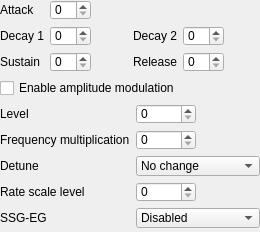
<?xml version="1.0" encoding="UTF-8"?>
<ui version="4.0">
 <class>OperatorEditor</class>
 <widget class="QWidget" name="OperatorEditor">
  <property name="geometry">
   <rect>
    <x>0</x>
    <y>0</y>
    <width>260</width>
    <height>232</height>
   </rect>
  </property>
  <property name="windowTitle">
   <string notr="true">Operator</string>
  </property>
  <layout class="QVBoxLayout" name="verticalLayout">
   <property name="leftMargin">
    <number>0</number>
   </property>
   <property name="topMargin">
    <number>0</number>
   </property>
   <property name="rightMargin">
    <number>0</number>
   </property>
   <property name="bottomMargin">
    <number>0</number>
   </property>
   <item>
    <layout class="QGridLayout" name="gridLayout_4">
     <item row="0" column="1">
      <widget class="QSpinBox" name="op_attack">
       <property name="sizePolicy">
        <sizepolicy hsizetype="Preferred" vsizetype="Fixed">
         <horstretch>0</horstretch>
         <verstretch>0</verstretch>
        </sizepolicy>
       </property>
       <property name="maximumSize">
        <size>
         <width>60</width>
         <height>20</height>
        </size>
       </property>
       <property name="toolTip">
        <string>&lt;html&gt;&lt;head/&gt;&lt;body&gt;&lt;p&gt;&lt;span style=&quot; font-weight:600;&quot;&gt;Attack Rate.&lt;/span&gt;&lt;/p&gt;&lt;p&gt;Determines the rising time for the sound. The higher the value, the faster the attack.&lt;/p&gt;&lt;p&gt;Range from 0 to 31.&lt;/p&gt;&lt;/body&gt;&lt;/html&gt;</string>
       </property>
       <property name="maximum">
        <number>31</number>
       </property>
      </widget>
     </item>
     <item row="1" column="1">
      <widget class="QSpinBox" name="op_decay1">
       <property name="sizePolicy">
        <sizepolicy hsizetype="Preferred" vsizetype="Fixed">
         <horstretch>0</horstretch>
         <verstretch>0</verstretch>
        </sizepolicy>
       </property>
       <property name="maximumSize">
        <size>
         <width>60</width>
         <height>20</height>
        </size>
       </property>
       <property name="toolTip">
        <string>&lt;html&gt;&lt;head/&gt;&lt;body&gt;&lt;p&gt;&lt;span style=&quot; font-weight:600;&quot;&gt;First Decay Rate.&lt;/span&gt;&lt;/p&gt;&lt;p&gt;Determines the diminishing time for the sound. The higher the value, the shorter the decay.&lt;/p&gt;&lt;p&gt;It's the initial steep amplitude decay rate.</string>
       </property>
       <property name="maximum">
        <number>31</number>
       </property>
      </widget>
     </item>
     <item row="2" column="4">
      <widget class="QSpinBox" name="op_release">
       <property name="sizePolicy">
        <sizepolicy hsizetype="Preferred" vsizetype="Fixed">
         <horstretch>0</horstretch>
         <verstretch>0</verstretch>
        </sizepolicy>
       </property>
       <property name="maximumSize">
        <size>
         <width>60</width>
         <height>20</height>
        </size>
       </property>
       <property name="toolTip">
        <string>&lt;html&gt;&lt;head/&gt;&lt;body&gt;&lt;p&gt;&lt;span style=&quot; font-weight:600;&quot;&gt;Release Rate.&lt;/span&gt;&lt;/p&gt;&lt;p&gt;Determines the rate at which the sound disappears after KEY-OFF. The higher the value, the shorter the release.&lt;/p&gt;&lt;/body&gt;&lt;/html&gt;</string>
       </property>
       <property name="maximum">
        <number>15</number>
       </property>
      </widget>
     </item>
     <item row="2" column="0">
      <widget class="QLabel" name="label_5">
       <property name="toolTip">
        <string>&lt;html&gt;&lt;head/&gt;&lt;body&gt;&lt;p&gt;&lt;span style=&quot; font-weight:600;&quot;&gt;Sustain Level.&lt;/span&gt;&lt;/p&gt;&lt;p&gt;Determines the point at which the sound ceases to decay and changes to a sound having a constant level. The sustain level is expressed as a fraction of the maximum level. 0 is the softest and 15 is the loudest sustain level. Note that has Sustain flag must be set for this to have an effect.&lt;/p&gt;&lt;/body&gt;&lt;/html&gt;</string>
       </property>
       <property name="text">
        <string>Sustain</string>
       </property>
      </widget>
     </item>
     <item row="2" column="3">
      <widget class="QLabel" name="label_6">
       <property name="toolTip">
        <string>&lt;html&gt;&lt;head/&gt;&lt;body&gt;&lt;p&gt;&lt;span style=&quot; font-weight:600;&quot;&gt;Release Rate.&lt;/span&gt;&lt;/p&gt;&lt;p&gt;Determines the rate at which the sound disappears after KEY-OFF. The higher the value, the shorter the release.&lt;/p&gt;&lt;/body&gt;&lt;/html&gt;</string>
       </property>
       <property name="text">
        <string>Release</string>
       </property>
      </widget>
     </item>
     <item row="1" column="4">
      <widget class="QSpinBox" name="op_decay2">
       <property name="sizePolicy">
        <sizepolicy hsizetype="Preferred" vsizetype="Fixed">
         <horstretch>0</horstretch>
         <verstretch>0</verstretch>
        </sizepolicy>
       </property>
       <property name="maximumSize">
        <size>
         <width>60</width>
         <height>20</height>
        </size>
       </property>
       <property name="toolTip">
        <string>&lt;html&gt;&lt;head/&gt;&lt;body&gt;&lt;p&gt;&lt;span style=&quot; font-weight:600;&quot;&gt;Secondary Decay Rate.&lt;/span&gt;&lt;/p&gt;&lt;p&gt;Determines the diminishing time for the sound. The higher the value, the shorter the decay.&lt;/p&gt;&lt;p&gt;This is the long tail off of the sound that continues as long as the key is depressed.</string>
       </property>
       <property name="maximum">
        <number>31</number>
       </property>
      </widget>
     </item>
     <item row="1" column="3">
      <widget class="QLabel" name="label_9">
       <property name="toolTip">
        <string>&lt;html&gt;&lt;head/&gt;&lt;body&gt;&lt;p&gt;&lt;span style=&quot; font-weight:600;&quot;&gt;Secondary Decay Rate.&lt;/span&gt;&lt;/p&gt;&lt;p&gt;Determines the diminishing time for the sound. The higher the value, the shorter the decay.&lt;/p&gt;&lt;p&gt;This is the long tail off of the sound that continues as long as the key is depressed.</string>
       </property>
       <property name="text">
        <string>Decay 2</string>
       </property>
      </widget>
     </item>
     <item row="2" column="1">
      <widget class="QSpinBox" name="op_sustain">
       <property name="sizePolicy">
        <sizepolicy hsizetype="Preferred" vsizetype="Fixed">
         <horstretch>0</horstretch>
         <verstretch>0</verstretch>
        </sizepolicy>
       </property>
       <property name="maximumSize">
        <size>
         <width>60</width>
         <height>20</height>
        </size>
       </property>
       <property name="toolTip">
        <string>&lt;html&gt;&lt;head/&gt;&lt;body&gt;&lt;p&gt;&lt;span style=&quot; font-weight:600;&quot;&gt;Sustain Level.&lt;/span&gt;&lt;/p&gt;&lt;p&gt;Determines the point at which the sound ceases to decay and changes to a sound having a constant level. The sustain level is expressed as a fraction of the maximum level. 0 is the softest and 15 is the loudest sustain level. Note that has Sustain flag must be set for this to have an effect.&lt;/p&gt;&lt;/body&gt;&lt;/html&gt;</string>
       </property>
       <property name="maximum">
        <number>15</number>
       </property>
      </widget>
     </item>
     <item row="0" column="2" rowspan="3">
      <spacer name="horizontalSpacer_10">
       <property name="orientation">
        <enum>Qt::Horizontal</enum>
       </property>
       <property name="sizeHint" stdset="0">
        <size>
         <width>10</width>
         <height>20</height>
        </size>
       </property>
      </spacer>
     </item>
     <item row="1" column="0">
      <widget class="QLabel" name="label_7">
       <property name="toolTip">
        <string>&lt;html&gt;&lt;head/&gt;&lt;body&gt;&lt;p&gt;&lt;span style=&quot; font-weight:600;&quot;&gt;First Decay Rate.&lt;/span&gt;&lt;/p&gt;&lt;p&gt;Determines the diminishing time for the sound. The higher the value, the shorter the decay.&lt;/p&gt;&lt;p&gt;It's the initial steep amplitude decay rate.</string>
       </property>
       <property name="text">
        <string>Decay 1</string>
       </property>
      </widget>
     </item>
     <item row="0" column="0">
      <widget class="QLabel" name="label_10">
       <property name="toolTip">
        <string>&lt;html&gt;&lt;head/&gt;&lt;body&gt;&lt;p&gt;&lt;span style=&quot; font-weight:600;&quot;&gt;Attack Rate.&lt;/span&gt;&lt;/p&gt;&lt;p&gt;Determines the rising time for the sound. The higher the value, the faster the attack.&lt;/p&gt;&lt;p&gt;Range from 0 to 31.&lt;/p&gt;&lt;/body&gt;&lt;/html&gt;</string>
       </property>
       <property name="text">
        <string>Attack</string>
       </property>
      </widget>
     </item>
     <item row="0" column="5" rowspan="3">
      <spacer name="horizontalSpacer_11">
       <property name="orientation">
        <enum>Qt::Horizontal</enum>
       </property>
       <property name="sizeHint" stdset="0">
        <size>
         <width>10</width>
         <height>20</height>
        </size>
       </property>
      </spacer>
     </item>
    </layout>
   </item>
   <item>
    <widget class="QCheckBox" name="op_am">
     <property name="sizePolicy">
      <sizepolicy hsizetype="Preferred" vsizetype="Fixed">
       <horstretch>0</horstretch>
       <verstretch>0</verstretch>
      </sizepolicy>
     </property>
     <property name="maximumSize">
      <size>
       <width>16777215</width>
       <height>20</height>
      </size>
     </property>
     <property name="toolTip">
      <string>&lt;html&gt;&lt;head/&gt;&lt;body&gt;&lt;p&gt;&lt;span style=&quot; font-weight:600;&quot;&gt;Enable affecting by LFO&lt;/span&gt;&lt;/p&gt;&lt;p&gt;Make this operator be affected by LFO.&lt;/p&gt;&lt;/body&gt;&lt;/html&gt;</string>
     </property>
     <property name="text">
      <string>Enable amplitude modulation</string>
     </property>
    </widget>
   </item>
   <item>
    <layout class="QFormLayout" name="formLayout">
     <item row="0" column="0">
      <widget class="QLabel" name="label_28">
       <property name="toolTip">
        <string>&lt;html&gt;&lt;head/&gt;&lt;body&gt;&lt;p&gt;&lt;span style=&quot; font-weight:600;&quot;&gt;Total Level&lt;/span&gt;&lt;/p&gt;&lt;p&gt;TL (total level) represents the envelope’s highest amplitude, with 0 being the largest and 127 (decimal) the smallest. A change of one unit is about 0.75 dB.&lt;/p&gt;&lt;p&gt;Attenuates the operator output level. &lt;span style=&quot; font-weight:600;&quot;&gt;0&lt;/span&gt; is the loudest, &lt;span style=&quot; font-weight:600;&quot;&gt;127&lt;/span&gt; is the softest. In dependence on algorithm, varying the output level of any operator varies the volume of its corresponding channel. In FM synthesis, varying the output level of the carrier varies the volume of the channel. Varying the output of the modulator will change the frequency spectrum produced by the carrier.&lt;/p&gt;&lt;/body&gt;&lt;/html&gt;</string>
       </property>
       <property name="text">
        <string>Level</string>
       </property>
      </widget>
     </item>
     <item row="0" column="1">
      <widget class="QSpinBox" name="op_level">
       <property name="sizePolicy">
        <sizepolicy hsizetype="Preferred" vsizetype="Fixed">
         <horstretch>0</horstretch>
         <verstretch>0</verstretch>
        </sizepolicy>
       </property>
       <property name="maximumSize">
        <size>
         <width>60</width>
         <height>20</height>
        </size>
       </property>
       <property name="toolTip">
        <string>&lt;html&gt;&lt;head/&gt;&lt;body&gt;&lt;p&gt;&lt;span style=&quot; font-weight:600;&quot;&gt;Total Level&lt;/span&gt;&lt;/p&gt;&lt;p&gt;TL (total level) represents the envelope’s highest amplitude, with 0 being the largest and 127 (decimal) the smallest. A change of one unit is about 0.75 dB.&lt;/p&gt;&lt;p&gt;Attenuates the operator output level. &lt;span style=&quot; font-weight:600;&quot;&gt;0&lt;/span&gt; is the loudest, &lt;span style=&quot; font-weight:600;&quot;&gt;127&lt;/span&gt; is the softest. In dependence on algorithm, varying the output level of any operator varies the volume of its corresponding channel. In FM synthesis, varying the output level of the carrier varies the volume of the channel. Varying the output of the modulator will change the frequency spectrum produced by the carrier.&lt;/p&gt;&lt;/body&gt;&lt;/html&gt;</string>
       </property>
       <property name="maximum">
        <number>127</number>
       </property>
      </widget>
     </item>
     <item row="1" column="0">
      <widget class="QLabel" name="label_11">
       <property name="toolTip">
        <string>&lt;html&gt;&lt;head/&gt;&lt;body&gt;&lt;p&gt;&lt;span style=&quot; font-weight:600;&quot;&gt;Frequency Multiplication Factor (MUL)&lt;/span&gt;&lt;/p&gt;&lt;p&gt;Operator's frequency is set to F-Number*Factor.&lt;/p&gt;&lt;p&gt;&lt;span style=&quot; text-decoration: underline;&quot;&gt;In simple words, increases operator's frequency to number of octaves.&lt;/span&gt;&lt;br/&gt;&lt;br/&gt;Where F-Number is:&lt;/p&gt;&lt;p&gt;F-Number = Music Frequency * 2^(20-Block) / 53267 Hz&lt;/p&gt;&lt;p&gt;Where Block is a Block Number. Roughly determines the octave.&lt;/p&gt;&lt;/body&gt;&lt;/html&gt;</string>
       </property>
       <property name="text">
        <string>Frequency multiplication</string>
       </property>
      </widget>
     </item>
     <item row="1" column="1">
      <widget class="QSpinBox" name="op_freqmult">
       <property name="sizePolicy">
        <sizepolicy hsizetype="Preferred" vsizetype="Fixed">
         <horstretch>0</horstretch>
         <verstretch>0</verstretch>
        </sizepolicy>
       </property>
       <property name="maximumSize">
        <size>
         <width>60</width>
         <height>20</height>
        </size>
       </property>
       <property name="toolTip">
        <string>&lt;html&gt;&lt;head/&gt;&lt;body&gt;&lt;p&gt;&lt;span style=&quot; font-weight:600;&quot;&gt;Frequency Multiplication Factor (MUL)&lt;/span&gt;&lt;/p&gt;&lt;p&gt;Operator's frequency is set to F-Number*Factor.&lt;/p&gt;&lt;p&gt;&lt;span style=&quot; text-decoration: underline;&quot;&gt;In simple words, increases operator's frequency to number of octaves.&lt;/span&gt;&lt;br/&gt;&lt;br/&gt;Where F-Number is:&lt;/p&gt;&lt;p&gt;F-Number = Music Frequency * 2^(20-Block) / 53267 Hz&lt;/p&gt;&lt;p&gt;Where Block is a Block Number. Roughly determines the octave.&lt;/p&gt;&lt;/body&gt;&lt;/html&gt;</string>
       </property>
       <property name="maximum">
        <number>15</number>
       </property>
      </widget>
     </item>
     <item row="2" column="0">
      <widget class="QLabel" name="label_12">
       <property name="toolTip">
        <string>&lt;html&gt;&lt;head/&gt;&lt;body&gt;&lt;p&gt;&lt;span style=&quot; font-size:large; font-weight:600;&quot;&gt;Detune&lt;/span&gt;&lt;/p&gt;&lt;p&gt;Detune gives small variations from the overall frequency × MUL. The MSB of DT1 is a primitive sign bit, and the two LSB’s are magnitude bits. See the next page for a diagram. &lt;/p&gt;&lt;/body&gt;&lt;/html&gt;</string>
       </property>
       <property name="text">
        <string>Detune</string>
       </property>
      </widget>
     </item>
     <item row="2" column="1">
      <widget class="QComboBox" name="op_detune">
       <property name="maximumSize">
        <size>
         <width>150</width>
         <height>20</height>
        </size>
       </property>
       <property name="toolTip">
        <string>&lt;html&gt;&lt;head/&gt;&lt;body&gt;&lt;p&gt;&lt;span style=&quot; font-size:large; font-weight:600;&quot;&gt;Detune&lt;/span&gt;&lt;/p&gt;&lt;p&gt;Detune gives small variations from the overall frequency × MUL. The MSB of DT1 is a primitive sign bit, and the two LSB’s are magnitude bits. See the next page for a diagram. &lt;/p&gt;&lt;/body&gt;&lt;/html&gt;</string>
       </property>
       <item>
        <property name="text">
         <string>No change</string>
        </property>
       </item>
       <item>
        <property name="text">
         <string notr="true">×(1+ε)</string>
        </property>
       </item>
       <item>
        <property name="text">
         <string notr="true">×(1+2ε)</string>
        </property>
       </item>
       <item>
        <property name="text">
         <string notr="true">×(1+3ε)</string>
        </property>
       </item>
       <item>
        <property name="text">
         <string>No change</string>
        </property>
       </item>
       <item>
        <property name="text">
         <string notr="true">×(1-ε)</string>
        </property>
       </item>
       <item>
        <property name="text">
         <string notr="true">×(1-2ε)</string>
        </property>
       </item>
       <item>
        <property name="text">
         <string notr="true">×(1-3ε)</string>
        </property>
       </item>
      </widget>
     </item>
     <item row="3" column="0">
      <widget class="QLabel" name="label_32">
       <property name="toolTip">
        <string>&lt;html&gt;&lt;head/&gt;&lt;body&gt;&lt;p&gt;&lt;span style=&quot; font-weight:600;&quot;&gt;Rate Scale Level.&lt;/span&gt;&lt;/p&gt;&lt;p&gt;Attenuates output level towards higher pitch&lt;br/&gt;&lt;/p&gt;&lt;table border=&quot;1&quot; style=&quot; margin-top:0px; margin-bottom:0px; margin-left:0px; margin-right:0px;&quot; cellspacing=&quot;0&quot; cellpadding=&quot;0&quot;&gt;&lt;tr&gt;&lt;td&gt;&lt;p align=&quot;center&quot;&gt;&lt;span style=&quot; font-weight:600;&quot;&gt;RSL&lt;/span&gt;&lt;/p&gt;&lt;/td&gt;&lt;td&gt;&lt;p align=&quot;center&quot;&gt;&lt;span style=&quot; font-weight:600;&quot;&gt;Attenuation&lt;/span&gt;&lt;/p&gt;&lt;/td&gt;&lt;/tr&gt;&lt;tr&gt;&lt;td&gt;&lt;p&gt;0&lt;/p&gt;&lt;/td&gt;&lt;td&gt;&lt;p&gt;-&lt;/p&gt;&lt;/td&gt;&lt;/tr&gt;&lt;tr&gt;&lt;td&gt;&lt;p&gt;1&lt;/p&gt;&lt;/td&gt;&lt;td&gt;&lt;p&gt;1.5 dB/oct&lt;/p&gt;&lt;/td&gt;&lt;/tr&gt;&lt;tr&gt;&lt;td&gt;&lt;p&gt;2&lt;/p&gt;&lt;/td&gt;&lt;td&gt;&lt;p&gt;3.0 dB/oct &lt;/p&gt;&lt;/td&gt;&lt;/tr&gt;&lt;tr&gt;&lt;td&gt;&lt;p&gt;3&lt;/p&gt;&lt;/td&gt;&lt;td&gt;&lt;p&gt;6.0 dB/oct &lt;/p&gt;&lt;/td&gt;&lt;/tr&gt;&lt;/table&gt;&lt;/body&gt;&lt;/html&gt;</string>
       </property>
       <property name="text">
        <string>Rate scale level</string>
       </property>
      </widget>
     </item>
     <item row="3" column="1">
      <widget class="QSpinBox" name="op_ratescale">
       <property name="sizePolicy">
        <sizepolicy hsizetype="Preferred" vsizetype="Fixed">
         <horstretch>0</horstretch>
         <verstretch>0</verstretch>
        </sizepolicy>
       </property>
       <property name="maximumSize">
        <size>
         <width>60</width>
         <height>20</height>
        </size>
       </property>
       <property name="toolTip">
        <string>&lt;html&gt;&lt;head/&gt;&lt;body&gt;&lt;p&gt;&lt;span style=&quot; font-weight:600;&quot;&gt;Rate Scale Level.&lt;/span&gt;&lt;/p&gt;&lt;p&gt;Attenuates output level towards higher pitch&lt;br/&gt;&lt;/p&gt;&lt;table border=&quot;1&quot; style=&quot; margin-top:0px; margin-bottom:0px; margin-left:0px; margin-right:0px;&quot; cellspacing=&quot;0&quot; cellpadding=&quot;0&quot;&gt;&lt;tr&gt;&lt;td&gt;&lt;p align=&quot;center&quot;&gt;&lt;span style=&quot; font-weight:600;&quot;&gt;RSL&lt;/span&gt;&lt;/p&gt;&lt;/td&gt;&lt;td&gt;&lt;p align=&quot;center&quot;&gt;&lt;span style=&quot; font-weight:600;&quot;&gt;Attenuation&lt;/span&gt;&lt;/p&gt;&lt;/td&gt;&lt;/tr&gt;&lt;tr&gt;&lt;td&gt;&lt;p&gt;0&lt;/p&gt;&lt;/td&gt;&lt;td&gt;&lt;p&gt;-&lt;/p&gt;&lt;/td&gt;&lt;/tr&gt;&lt;tr&gt;&lt;td&gt;&lt;p&gt;1&lt;/p&gt;&lt;/td&gt;&lt;td&gt;&lt;p&gt;1.5 dB/oct&lt;/p&gt;&lt;/td&gt;&lt;/tr&gt;&lt;tr&gt;&lt;td&gt;&lt;p&gt;2&lt;/p&gt;&lt;/td&gt;&lt;td&gt;&lt;p&gt;3.0 dB/oct &lt;/p&gt;&lt;/td&gt;&lt;/tr&gt;&lt;tr&gt;&lt;td&gt;&lt;p&gt;3&lt;/p&gt;&lt;/td&gt;&lt;td&gt;&lt;p&gt;6.0 dB/oct &lt;/p&gt;&lt;/td&gt;&lt;/tr&gt;&lt;/table&gt;&lt;/body&gt;&lt;/html&gt;</string>
       </property>
       <property name="maximum">
        <number>3</number>
       </property>
      </widget>
     </item>
     <item row="4" column="0">
      <widget class="QLabel" name="label_13">
       <property name="text">
        <string>SSG-EG</string>
       </property>
      </widget>
     </item>
     <item row="4" column="1">
      <widget class="QComboBox" name="op_ssgeg">
       <property name="maximumSize">
        <size>
         <width>150</width>
         <height>20</height>
        </size>
       </property>
       <property name="toolTip">
        <string>&lt;html&gt;&lt;head/&gt;&lt;body&gt;&lt;p&gt;SSG-EG - &lt;span style=&quot; font-weight:600;&quot;&gt;S&lt;/span&gt;oftware-controlled &lt;span style=&quot; font-weight:600;&quot;&gt;S&lt;/span&gt;ound &lt;span style=&quot; font-weight:600;&quot;&gt;G&lt;/span&gt;enerator - Envelope generator.&lt;/p&gt;&lt;p&gt;The Envelope generator (EG) is an unique low-frequency signal generator which can be used to modulate the output of the tone channels.&lt;/p&gt;&lt;p&gt;Envelope shape register ($0D): &lt;/p&gt;&lt;table border=&quot;1&quot; style=&quot; margin-top:0px; margin-bottom:0px; margin-left:0px; margin-right:0px;&quot; cellspacing=&quot;2&quot; cellpadding=&quot;0&quot;&gt;&lt;tr&gt;&lt;td&gt;&lt;p align=&quot;center&quot;&gt;&lt;span style=&quot; font-weight:600;&quot;&gt;Bit &lt;/span&gt;&lt;/p&gt;&lt;/td&gt;&lt;td&gt;&lt;p align=&quot;center&quot;&gt;7 &lt;/p&gt;&lt;/td&gt;&lt;td&gt;&lt;p align=&quot;center&quot;&gt;6 &lt;/p&gt;&lt;/td&gt;&lt;td&gt;&lt;p align=&quot;center&quot;&gt;5 &lt;/p&gt;&lt;/td&gt;&lt;td&gt;&lt;p align=&quot;center&quot;&gt;4 &lt;/p&gt;&lt;/td&gt;&lt;td&gt;&lt;p align=&quot;center&quot;&gt;3 &lt;/p&gt;&lt;/td&gt;&lt;td&gt;&lt;p align=&quot;center&quot;&gt;2 &lt;/p&gt;&lt;/td&gt;&lt;td&gt;&lt;p align=&quot;center&quot;&gt;1 &lt;/p&gt;&lt;/td&gt;&lt;td&gt;&lt;p align=&quot;center&quot;&gt;0 &lt;/p&gt;&lt;/td&gt;&lt;/tr&gt;&lt;tr&gt;&lt;td&gt;&lt;p align=&quot;center&quot;&gt;&lt;span style=&quot; font-weight:600;&quot;&gt;Def &lt;/span&gt;&lt;/p&gt;&lt;/td&gt;&lt;td colspan=&quot;4&quot;&gt;&lt;p align=&quot;center&quot;&gt;- &lt;/p&gt;&lt;/td&gt;&lt;td&gt;&lt;p align=&quot;center&quot;&gt;CONT &lt;/p&gt;&lt;/td&gt;&lt;td&gt;&lt;p align=&quot;center&quot;&gt;ATT &lt;/p&gt;&lt;/td&gt;&lt;td&gt;&lt;p align=&quot;center&quot;&gt;ALT &lt;/p&gt;&lt;/td&gt;&lt;td&gt;&lt;p align=&quot;center&quot;&gt;HOLD &lt;/p&gt;&lt;/td&gt;&lt;/tr&gt;&lt;/table&gt;&lt;ul style=&quot;margin-top: 0px; margin-bottom: 0px; margin-left: 0px; margin-right: 0px; -qt-list-indent: 1;&quot;&gt;&lt;li style=&quot; margin-top:12px; margin-bottom:0px; margin-left:0px; margin-right:0px; -qt-block-indent:0; text-indent:0px;&quot;&gt;CONT: Should always be 1 ?&lt;/li&gt;&lt;li style=&quot; margin-top:0px; margin-bottom:0px; margin-left:0px; margin-right:0px; -qt-block-indent:0; text-indent:0px;&quot;&gt;ATT: Counter direction (0:Down, 1:Up)&lt;/li&gt;&lt;li style=&quot; margin-top:0px; margin-bottom:0px; margin-left:0px; margin-right:0px; -qt-block-indent:0; text-indent:0px;&quot;&gt;ALT: Alternate direction each period&lt;/li&gt;&lt;li style=&quot; margin-top:0px; margin-bottom:12px; margin-left:0px; margin-right:0px; -qt-block-indent:0; text-indent:0px;&quot;&gt;HOLD: Hold value after first period (depends on ALT)&lt;/li&gt;&lt;/ul&gt;&lt;p&gt;Envelope frequency = 8M / 2 / (256 * value) &lt;/p&gt;&lt;p&gt;Note that each period is 32 analog steps (5-bit internal counter).&lt;/p&gt;&lt;/body&gt;&lt;/html&gt;</string>
       </property>
       <item>
        <property name="text">
         <string>Disabled</string>
        </property>
       </item>
       <item>
        <property name="text">
         <string notr="true">0001</string>
        </property>
       </item>
       <item>
        <property name="text">
         <string notr="true">0010</string>
        </property>
       </item>
       <item>
        <property name="text">
         <string notr="true">0011</string>
        </property>
       </item>
       <item>
        <property name="text">
         <string notr="true">0100</string>
        </property>
       </item>
       <item>
        <property name="text">
         <string notr="true">0101</string>
        </property>
       </item>
       <item>
        <property name="text">
         <string notr="true">0110</string>
        </property>
       </item>
       <item>
        <property name="text">
         <string notr="true">0111</string>
        </property>
       </item>
       <item>
        <property name="text">
         <string notr="true">1000 \|\|\|\|</string>
        </property>
       </item>
       <item>
        <property name="text">
         <string notr="true">1001 \_____</string>
        </property>
       </item>
       <item>
        <property name="text">
         <string notr="true">1010 \/\/\/\/</string>
        </property>
       </item>
       <item>
        <property name="text">
         <string notr="true">1011 \|¯¯¯¯</string>
        </property>
       </item>
       <item>
        <property name="text">
         <string notr="true">1100 /|/|/|/|</string>
        </property>
       </item>
       <item>
        <property name="text">
         <string notr="true">1101 /¯¯¯¯</string>
        </property>
       </item>
       <item>
        <property name="text">
         <string notr="true">1110 /\/\/\/\</string>
        </property>
       </item>
       <item>
        <property name="text">
         <string notr="true">1111 /|____</string>
        </property>
       </item>
      </widget>
     </item>
    </layout>
   </item>
  </layout>
 </widget>
 <resources/>
 <connections/>
</ui>
